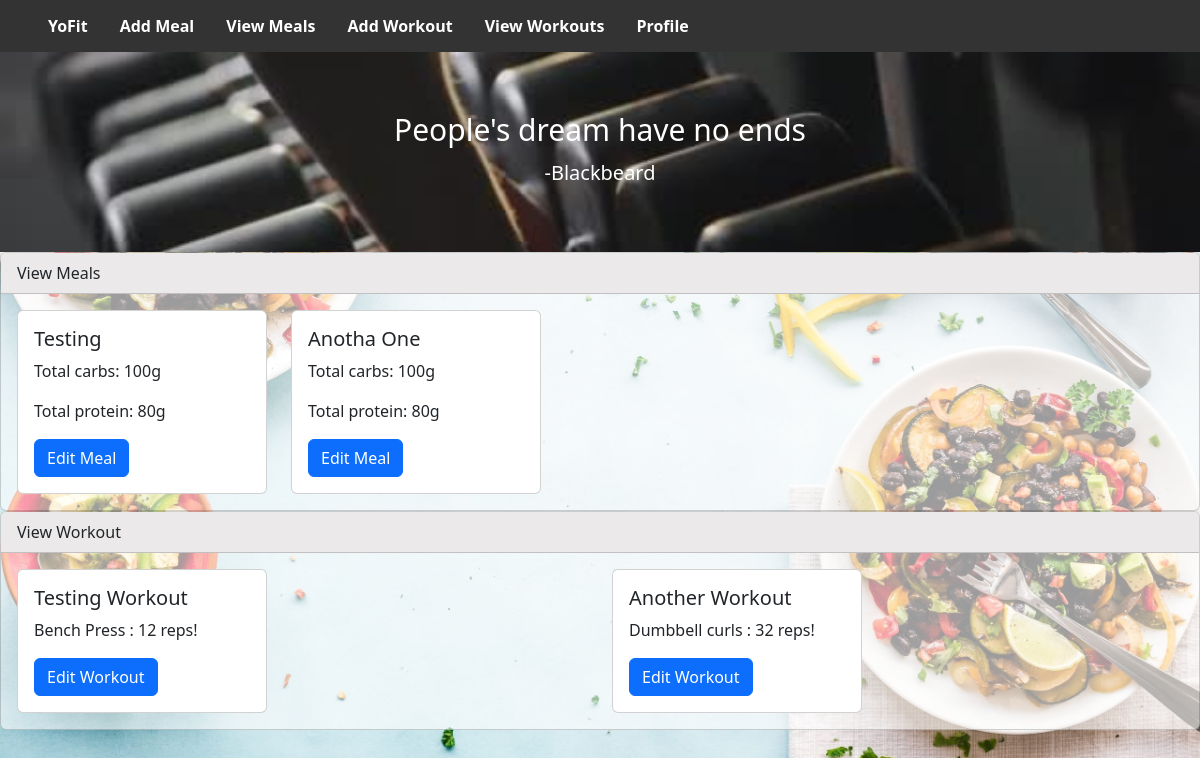
/testing1 (signed in), run on an earlier commit of the app's database.
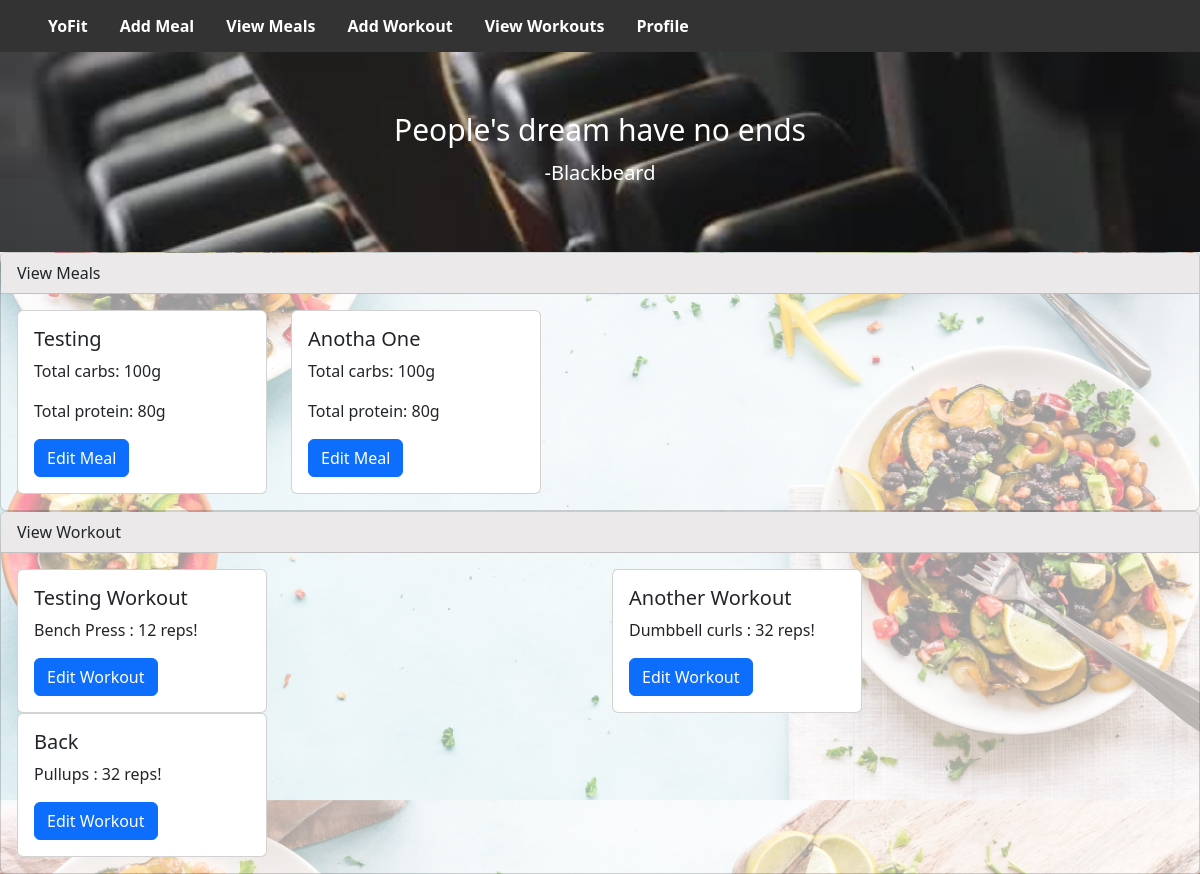
And on a later commit of the database.
### app/models.py (models this page shows)
class Meal(db.Model):
 id = db.Column(db.Integer, primary_key = True)
 name = db.Column(db.String(32))
 type = db.Column(db.String(16))
 meal_item_names = db.Column(db.String(1024))
 time_to_eat = db.Column(db.Date, default = date.today())
 time_meal = db.Column(db.Time, default = datetime.now())
 creator_id = db.Column(db.Integer, db.ForeignKey(User.id))
 meal_calories = db.Column(db.Float)
 meal_carbs = db.Column(db.Float)
 meal_protien = db.Column(db.Float) #spell mischeck- incase there is a bug later
 meal_fat = db.Column(db.Float)

class Workout(db.Model):
 id = db.Column(db.Integer, primary_key = True)
 name = db.Column(db.String(32))
 exercise = db.Column(db.String(32))
 repititions = db.Column(db.Integer)
 time_to_do = db.Column(db.Date, default = date.today())
 time_workout = db.Column(db.Time, default = datetime.now())
 creator_id = db.Column(db.Integer, db.ForeignKey(User.id))

### app/routes.py (the view)
@appObj.route('/testing1')
@login_required
def testing1():
  user = current_user
  all_workouts = Workout.query.filter_by(creator_id = user.id).all()
  all_meals = Meal.query.filter_by(creator_id = user.id).all()
  return render_template('testing.html', all_meals = all_meals, all_workouts = all_workouts)

### app/models.py (called while the page is built)
@login.user_loader
def load_user(id):
 return User.query.get(int(id))

### app/templates/testing.html (shortened to what this page needs)
<!DOCTYPE html>
<html lang="en" >
<head>
    <link rel="stylesheet" href="{{ url_for('static', filename='css/homepage.css') }}">
    <link href="https://cdn.jsdelivr.net/npm/bootstrap@5.2.3/dist/css/bootstrap.min.css" rel="stylesheet">
</head>
<header>
    <ul>
        <li><a class="active" href="/home">YoFit</a></li>
        <li><a class="active" href="/createMeal">Add Meal</a></li>
        <li><a class="active" href="/viewMeals">View Meals</a></li>
        <li><a class="active" href="/createWorkout">Add Workout</a></li>
        <li><a class="active" href="/viewWorkouts">View Workouts</a></li>
        <li><a class="active" href="/profile">Profile</a></li>
      </ul>
</header>
<body>
  <div class="hero-image">
    <div class="hero-text">
      <h1 id="quoteBanner">“Inherited Will, The Destiny of the Age, and The Dreams of the People. As long as people continue to pursue the meaning of Freedom, these things will never cease to be!"</h1>
      <h2 id="quoteAuthor">-Gol D. Roger</h2>
    </div>
  </div>
  <div class="card" style = "width: 100%; background:rgba(255, 255, 255, 0.6);">
    <div class="card-header" style = "background:rgb(235, 233, 233);">
      View Meals
    </div>
    <div class="card-body" style = "background:rgba(0,0,0,0);">
        <div class="row" style = "background:rgba(0,0,0,0);">
            {% for meal in all_meals %}
            <div class="col-sm-6" style = "background:rgba(0,0,0,0); width: fit-content">
              <div class="card" style ="min-width: 250px;">
                <div class="card-body">
                  <h5 class="card-title">{{meal.name}}</h5>
                  <p class="card-text">Total carbs: 100g</p>
                  <p class="card-text">Total protein: 80g</p>
                  <a href="/editMeal/{{meal.id}}" class="btn btn-primary">Edit Meal</a>
                </div>
              </div>
            </div>
            {% endfor %}
          </div>
    </div>
  </div>
  <div class="card" style = "width: 100%; background:rgba(255, 255, 255, 0.6);">
    <div class="card-header" style = "background:rgb(235, 233, 233);">
      View Workout
    </div>
    <div class="card-body" style = "background:rgba(0,0,0,0);">
        <div class="row" style = "background:rgba(0,0,0,0);">
            {% for workout in all_workouts%}
            <div class="col-sm-6" style = "background:rgba(0,0,0,0);">
              <div class="card" style ="min-width: 250px;">
                <div class="card-body">
                  <h5 class="card-title">{{workout.name}}</h5>
                  <p class="card-text">{{workout.exercise}} : {{workout.repititions}} reps!</p>
                  <a href="/editWorkout/{{workout.id}}" class="btn btn-primary">Edit Workout</a>
                </div>
              </div>
            </div>
            {% endfor %}
          </div>
    </div>
  </div>
</body>
</html>

What changed in the data, as far as the page shows it:
added Workout: name "Back", exercise "Pullups", repititions "32"
